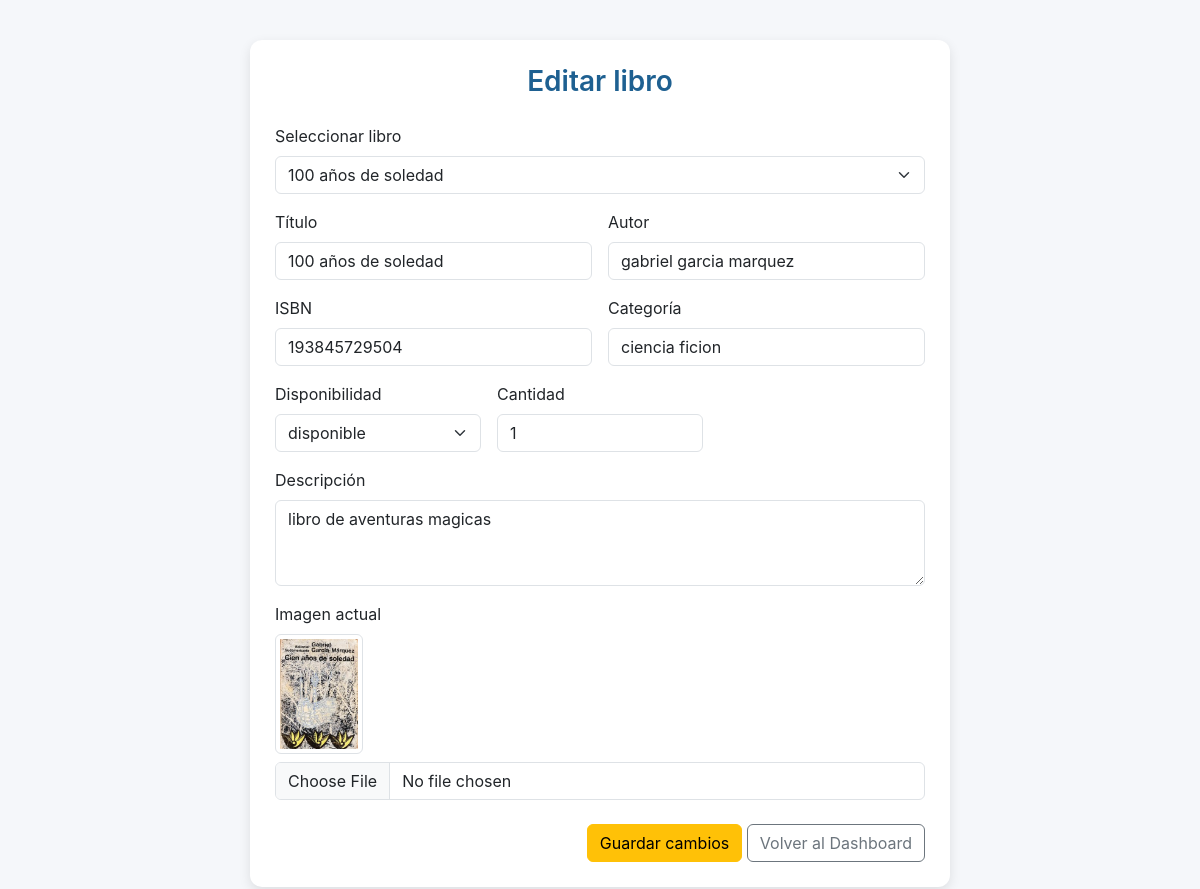
The page /views/editar_libro.php?id=5 (signed in) on the database its author committed.
### tables this page shows
CREATE TABLE `libro` (
  `id` int(11) NOT NULL,
  `titulo` varchar(100) NOT NULL,
  `autor` varchar(100) NOT NULL,
  `isbm` varchar(100) NOT NULL,
  `categoria` varchar(100) NOT NULL,
  `disponibilidad` varchar(50) NOT NULL,
  `cantidad` int(11) NOT NULL,
  `descripcion` varchar(100) NOT NULL,
  `imagen` varchar(100) NOT NULL
);

### views/editar_libro.php (the view, shortened to what this page needs)
<?php
$db = new MYSQL();
$db->conectar();
$conn = $db->getConexion();
$id = $_GET['id'] ?? null;
$libros = [];
$libroSeleccionado = null;
$sql = "SELECT * FROM libro";
$result = $conn->query($sql);
while ($row = $result->fetch_assoc()) {
    $libros[] = $row;
}
if ($id) {
    $stmt = $conn->prepare("SELECT * FROM libro WHERE id = ?");
    $stmt->bind_param("i", $id);
    $stmt->execute();
    $libroSeleccionado = $stmt->get_result()->fetch_assoc();
}
?>
<!doctype html>
<html lang="es">
<head>
  <link href="https://cdn.jsdelivr.net/npm/bootstrap@5.3.2/dist/css/bootstrap.min.css" rel="stylesheet">
</head>
<body>
<div class="container">
  <div class="form-container">
    <h3 class="titulo">Editar libro</h3>
    <form method="GET" action="">
      <div class="mb-3">
        <label class="form-label">Seleccionar libro</label>
        <div class="input-group">
          <select name="id" class="form-select" required onchange="this.form.submit()">
            <?php foreach ($libros as $l): ?>
              <option value="<?= $l['id'] ?>" <?= $id == $l['id'] ? 'selected' : '' ?>>
                <?= htmlspecialchars($l['titulo']) ?>
              </option>
            <?php endforeach; ?>
          </select>
        </div>
      </div>
    </form>
    <?php if ($libroSeleccionado): ?>
    <form method="POST" enctype="multipart/form-data" id="editarLibroForm">
      <div class="row g-3">
        <div class="col-md-6">
          <label class="form-label">Título</label>
          <input type="text" name="titulo" class="form-control" value="<?= htmlspecialchars($libroSeleccionado['titulo']) ?>" required>
        </div>
        <div class="col-md-6">
          <label class="form-label">Autor</label>
          <input type="text" name="autor" class="form-control" value="<?= htmlspecialchars($libroSeleccionado['autor']) ?>" required>
        </div>
        <div class="col-md-6">
          <label class="form-label">ISBN</label>
          <input type="text" name="isbm" class="form-control" value="<?= htmlspecialchars($libroSeleccionado['isbm']) ?>" required>
        </div>
        <div class="col-md-6">
          <label class="form-label">Categoría</label>
          <input type="text" name="categoria" class="form-control" value="<?= htmlspecialchars($libroSeleccionado['categoria']) ?>" required>
        </div>
        <div class="col-md-4">
          <label class="form-label">Disponibilidad</label>
          <select name="disponibilidad" class="form-select" required>
            <option value="disponible" <?= $libroSeleccionado['disponibilidad'] === 'disponible' ? 'selected' : '' ?>>disponible</option>
          </select>
        </div>
        <div class="col-md-4">
          <label class="form-label">Cantidad</label>
          <input type="number" name="cantidad" class="form-control" value="<?= htmlspecialchars($libroSeleccionado['cantidad']) ?>" min="1" required>
        </div>
        <div class="col-md-12">
          <label class="form-label">Descripción</label>
          <textarea name="descripcion" class="form-control" rows="3"><?= htmlspecialchars($libroSeleccionado['descripcion']) ?></textarea>
        </div>
        <div class="col-md-12">
          <label class="form-label">Imagen actual</label><br>
          <?php if ($libroSeleccionado['imagen']): ?>
            <img src="../<?= htmlspecialchars($libroSeleccionado['imagen']) ?>" alt="Portada" class="img-thumbnail mb-2" style="max-height: 120px;">
          <?php else: ?>
            <p class="text-muted">Sin imagen</p>
          <?php endif; ?>
          <input type="file" name="imagen" class="form-control" accept="image/*">
        </div>
      </div>
      <div class="mt-4 text-end">
        <button type="submit" class="btn btn-warning">Guardar cambios</button>
        <a href="../dashboard.php" class="btn btn-outline-secondary">Volver al Dashboard</a>
      </div>
    </form>
    <?php endif; ?>
  </div>
</div>
</body>
</html>

### views/editar_libro.php (style rules this page uses)
body { background-color: #f5f7fa; font-family: 'Inter', sans-serif; }
.form-container { max-width: 700px; margin: 40px auto; background: #fff; padding: 25px; border-radius: 12px; box-shadow: 0 4px 12px rgba(0,0,0,0.1); }
.titulo { color: #1e6091; font-weight: 600; text-align: center; margin-bottom: 25px; }

### rows shown on the page
libro: titulo "100 años de soledad", autor "gabriel garcia marquez", isbm "193845729504", categoria "ciencia ficion", disponibilidad "disponible", cantidad "1", descripcion "libro de aventuras magicas", imagen (picture)

### other values the page prints
form field id "100 años de soledad"
